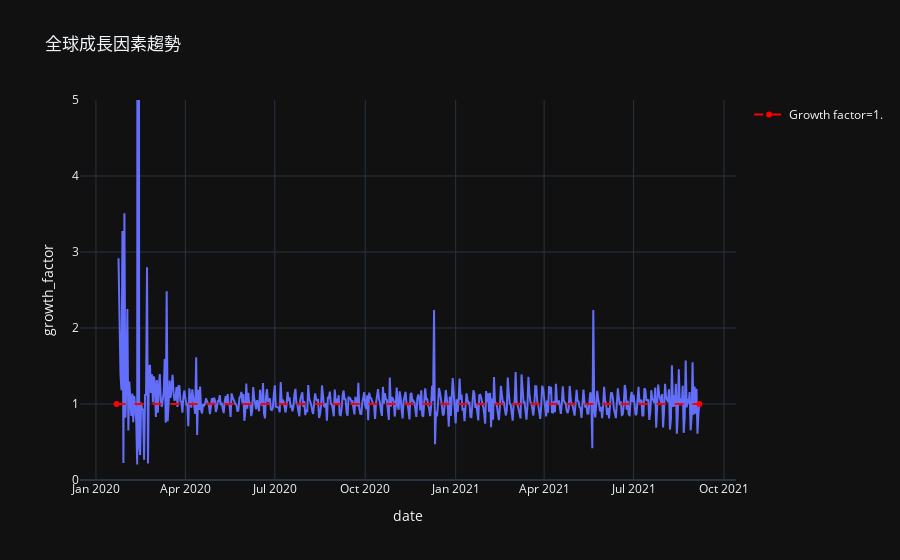

Notebook cell for this chart:
### Code cell
fig = px.line(ww_df, x="date", y="growth_factor", 
              title="全球成長因素趨勢")
fig.add_trace(go.Scatter(x=[ww_df['date'].min(), ww_df['date'].max()], y=[1., 1.], name='Growth factor=1.', line=dict(dash='dash', color=('rgb(255, 0, 0)'))))
fig.update_yaxes(range=[0., 5.])
fig.show()

### Figure 1 — Plotly figure (JSON) as saved in the notebook; plotly's stock layout.template omitted (floating-point values rounded to 4 significant figures; data arrays with more than 128 entries replaced by an {"elided": "..."} marker saying what was removed)
{"data": [{"hovertemplate": "date=%{x}<br>growth_factor=%{y}<extra></extra>", "legendgroup": "", "line": {"color": "#636efa", "dash": "solid"}, "mode": "lines", "name": "", "orientation": "v", "showlegend": false, "type": "scatter", "x": {"elided": "594 str values"}, "xaxis": "x", "y": {"elided": "594 float values"}, "yaxis": "y"}, {"line": {"color": "rgb(255, 0, 0)", "dash": "dash"}, "name": "Growth factor=1.", "type": "scatter", "x": ["2020-01-22", "2021-09-06"], "y": [1, 1]}], "layout": {"legend": {"tracegroupgap": 0}, "title": {"text": "全球成長因素趨勢"}, "xaxis": {"anchor": "y", "domain": [0, 1], "title": {"text": "date"}}, "yaxis": {"anchor": "x", "domain": [0, 1], "range": [0, 5], "title": {"text": "growth_factor"}}}}
